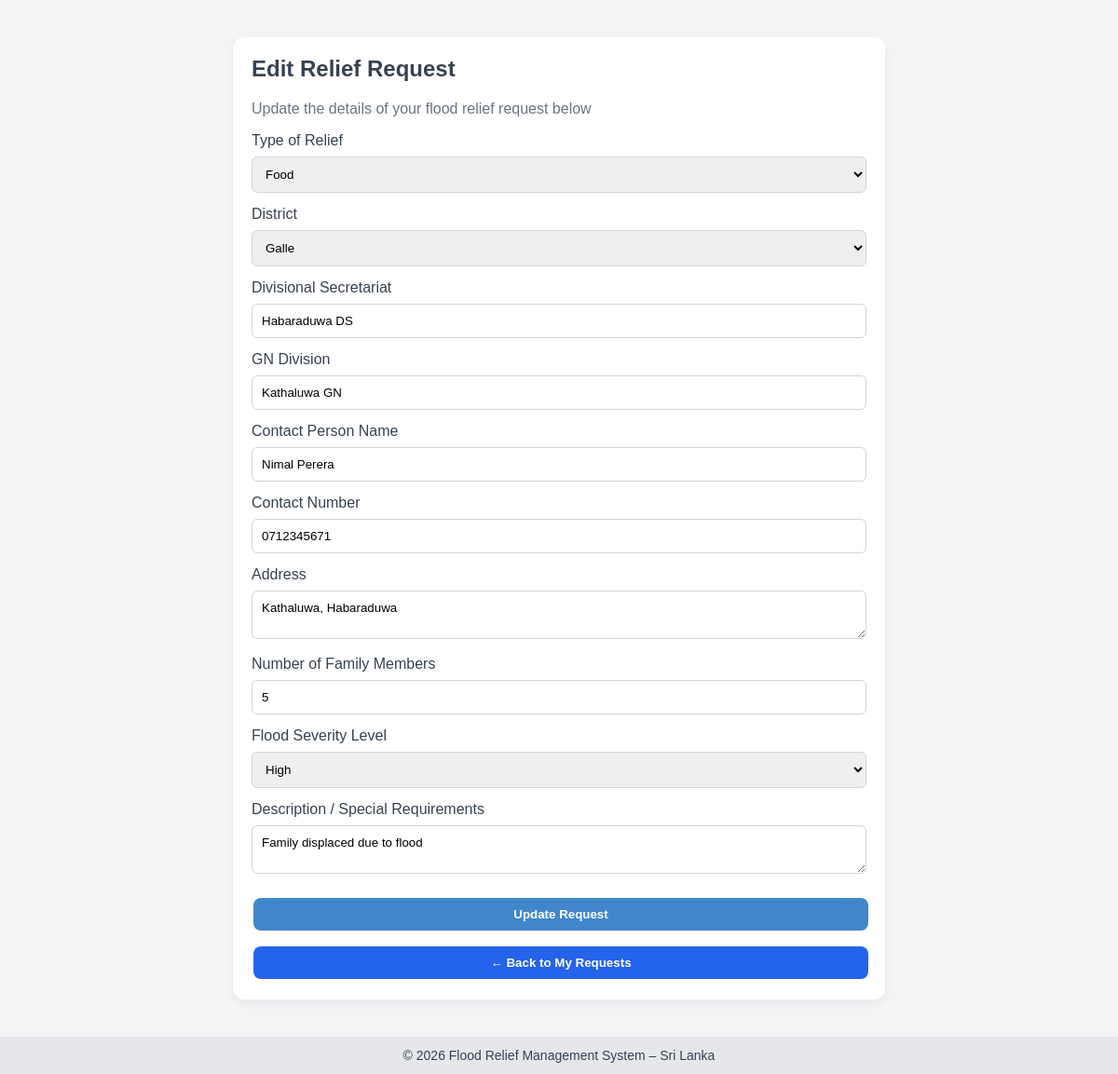
The app's page /frontend/edit_request.php?id=1 (signed in) with its own data.
### tables this page shows
CREATE TABLE `requests` (
  `id` int(11) NOT NULL,
  `user_id` int(11) NOT NULL,
  `relief_type` enum('Food','Water','Medicine','Shelter') NOT NULL,
  `district` varchar(100) NOT NULL,
  `divisional_secretariat` varchar(100) NOT NULL,
  `gn_division` varchar(100) NOT NULL,
  `contact_name` varchar(100) NOT NULL,
  `contact_number` varchar(20) NOT NULL,
  `address` varchar(100) NOT NULL,
  `family_members` int(11) NOT NULL,
  `severity` enum('Low','Medium','High') NOT NULL,
  `description` text DEFAULT NULL,
  `created_at` timestamp NOT NULL DEFAULT current_timestamp()
);

### frontend/edit_request.php (the view, shortened to what this page needs)
<?php
include("../backend/db.php");
$id = intval($_GET['id']);
$user_id = $_SESSION['user_id'];
$sql = "SELECT * FROM requests WHERE id=? AND user_id=?";
$stmt = mysqli_prepare($conn, $sql);
mysqli_stmt_bind_param($stmt, "ii", $id, $user_id);
mysqli_stmt_execute($stmt);
$result = mysqli_stmt_get_result($stmt);
$request = mysqli_fetch_assoc($result);
?>
<!DOCTYPE html>
<html lang="en">
<head>
<link rel="stylesheet" href="css/styles.css">
</head>
<body>
<div class="card" style="max-width:700px;margin:40px auto;">
<h2>Edit Relief Request</h2>
<p style="color:#6B7280;">Update the details of your flood relief request below</p>
<form action="../backend/update_request.php" method="POST">
<label>Type of Relief</label>
<select name="reliefType" style="width:100%;padding:10px;margin:8px 0 14px;border-radius:6px;border:1px solid #D1D5DB;">
<option value="Food" <?php if($request['relief_type']=="Food") echo "selected"; ?>>Food</option>
</select>
<label>District</label>
<select name="district" style="width:100%;padding:10px;margin:8px 0 14px;border-radius:6px;border:1px solid #D1D5DB;">
<?php
$districts = ["Ampara","Anuradhapura","Badulla","Batticaloa","Colombo","Galle","Gampaha","Hambantota","Jaffna","Kalutara","Kandy","Kegalle","Kilinochchi","Kurunegala","Mannar","Matale","Matara","Monaragala","Mullaitivu","Nuwara Eliya","Polonnaruwa","Puttalam","Ratnapura","Trincomalee","Vavuniya"];
foreach($districts as $district){
$selected = ($request['district'] == $district) ? "selected" : "";
echo "<option value='$district' $selected>$district</option>";
}
?>
</select>
<label>Divisional Secretariat</label>
<input type="text" name="divsecre"
value="<?php echo htmlspecialchars($request['divisional_secretariat']); ?>"
style="width:100%;padding:10px;margin:8px 0 14px;border-radius:6px;border:1px solid #D1D5DB;" required>
<label>GN Division</label>
<input type="text" name="gndevision"
value="<?php echo htmlspecialchars($request['gn_division']); ?>"
style="width:100%;padding:10px;margin:8px 0 14px;border-radius:6px;border:1px solid #D1D5DB;" required>
<label>Contact Person Name</label>
<input type="text" name="conname"
value="<?php echo htmlspecialchars($request['contact_name']); ?>"
style="width:100%;padding:10px;margin:8px 0 14px;border-radius:6px;border:1px solid #D1D5DB;" required>
<label>Contact Number</label>
<input type="text" name="number"
value="<?php echo htmlspecialchars($request['contact_number']); ?>"
style="width:100%;padding:10px;margin:8px 0 14px;border-radius:6px;border:1px solid #D1D5DB;" required>
<label>Address</label>
<textarea name="address"
style="width:100%;padding:10px;margin:8px 0 14px;border-radius:6px;border:1px solid #D1D5DB;" required><?php echo htmlspecialchars($request['address']); ?></textarea>
<label>Number of Family Members</label>
<input type="number" name="numofmembers"
value="<?php echo $request['family_members']; ?>"
style="width:100%;padding:10px;margin:8px 0 14px;border-radius:6px;border:1px solid #D1D5DB;" required>
<label>Flood Severity Level</label>
<select name="severity"
style="width:100%;padding:10px;margin:8px 0 14px;border-radius:6px;border:1px solid #D1D5DB;">
<option value="High" <?php if($request['severity']=="High") echo "selected"; ?>>High</option>
</select>
<label>Description / Special Requirements</label>
<textarea name="description"
style="width:100%;padding:10px;margin:8px 0 20px;border-radius:6px;border:1px solid #D1D5DB;"><?php echo htmlspecialchars($request['description']); ?></textarea>
<button type="submit" class="btn btn-primary" style="width:100%;">Update Request</button>
</form>
<button onclick="window.location.href='user.php'"
class="btn btn-primary"
style="width:100%;margin-top:15px;background-color:#2563EB;">
← Back to My Requests
</button>
</div>
<footer style="text-align:center;margin-top:40px;font-size:14px;">
© 2026 Flood Relief Management System – Sri Lanka
</footer>
</body>
</html>

### frontend/css/styles.css (style rules this page uses)
:root { --primary-blue: #123A8A; --primary-teal: #0D9488; --danger-red: #DC2626; --warning-orange: #F59E0B; --success-green: #16A34A; --bg-light: #F3F4F6; --text-dark: #374151; --white: #FFFFFF; }
* { box-sizing: border-box; font-family: Arial, sans-serif; }
body { margin: 0; background: var(--bg-light); color: var(--text-dark); }
.card { background: var(--white); border-radius: 12px; padding: 20px; margin-bottom: 20px; box-shadow: 0 4px 10px rgba(0,0,0,0.05); }
.card h2 { margin-top: 0; }
.btn { padding: 10px 16px; border: none; border-radius: 8px; cursor: pointer; font-weight: bold; }
.btn-primary { background: var(--primary-teal); color: white; }
footer { text-align: center; padding: 12px; background: #E5E7EB; font-size: 14px; }
button { padding: 5px 10px; margin: 2px; border: none; border-radius: 4px; cursor: pointer; }
button:last-child { background-color: #4186cb; color: white; }

### records on screen
requests: reliefType "Food", divsecre "Habaraduwa DS", gndevision "Kathaluwa GN", conname "Nimal Perera", number "0712345671", address "Kathaluwa, Habaraduwa", numofmembers "5", severity "High", description "Family displaced due to flood"

### other values on screen
form field district "Galle"
